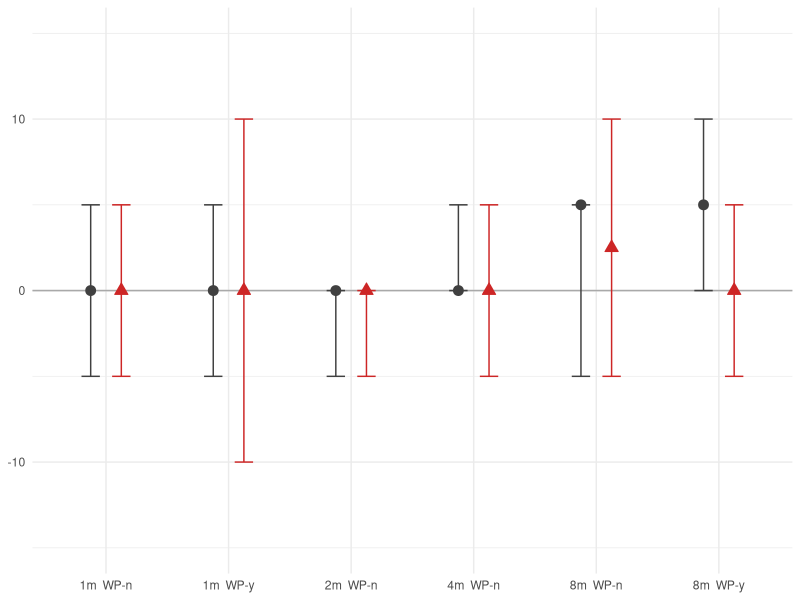
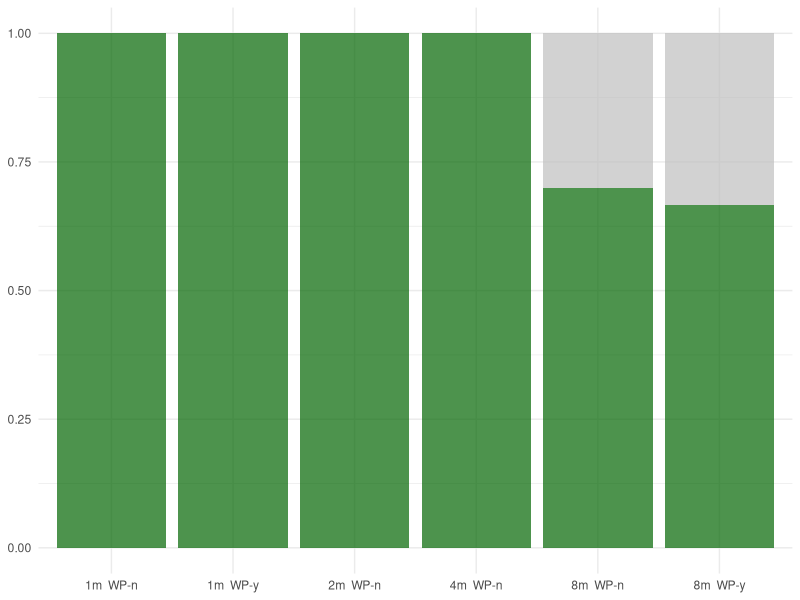
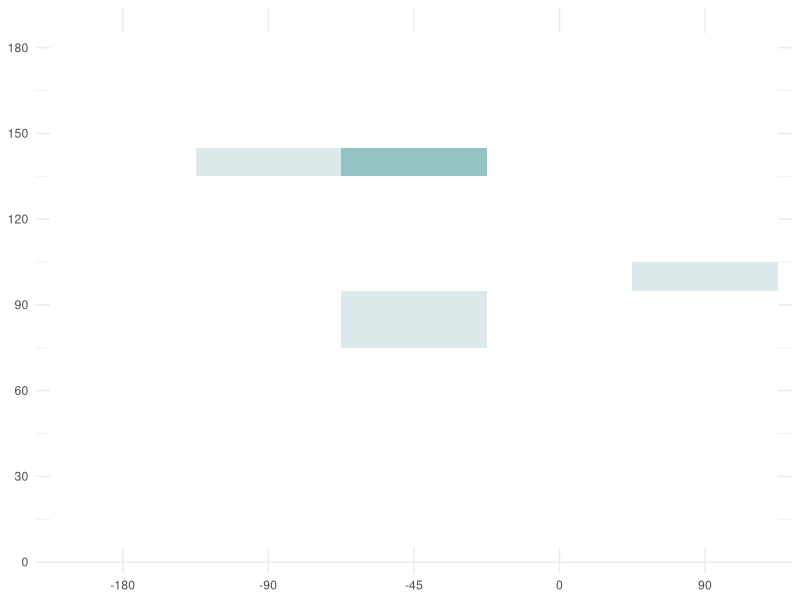
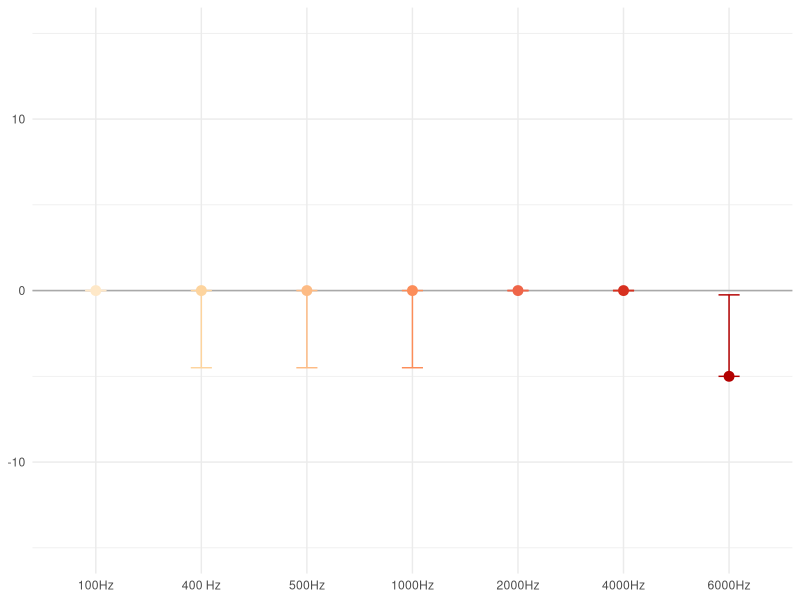
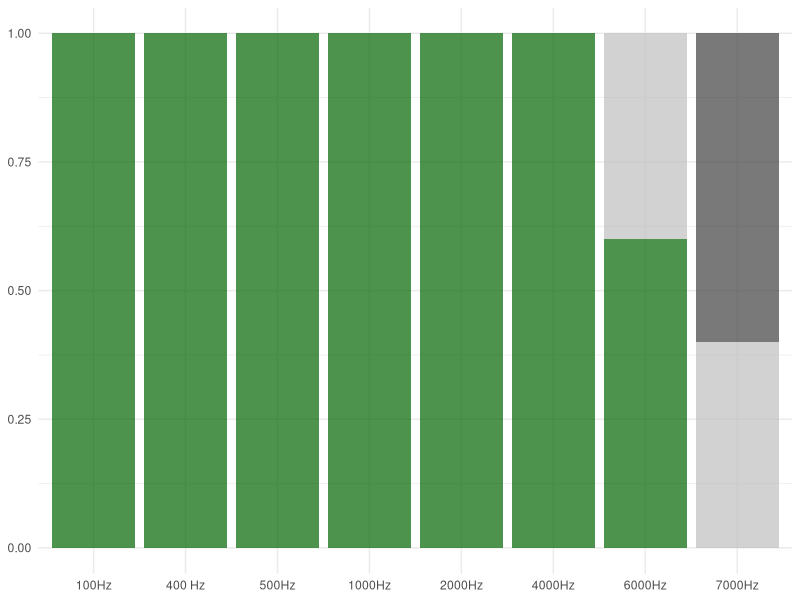
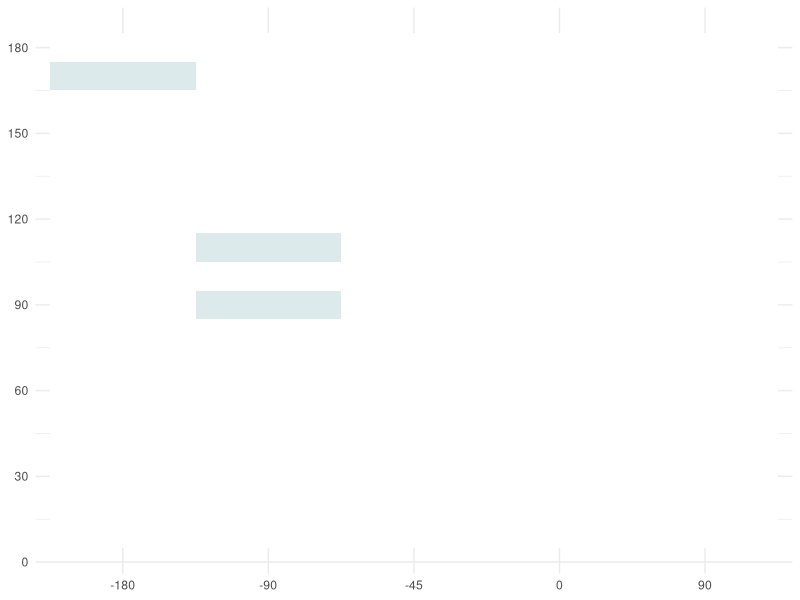
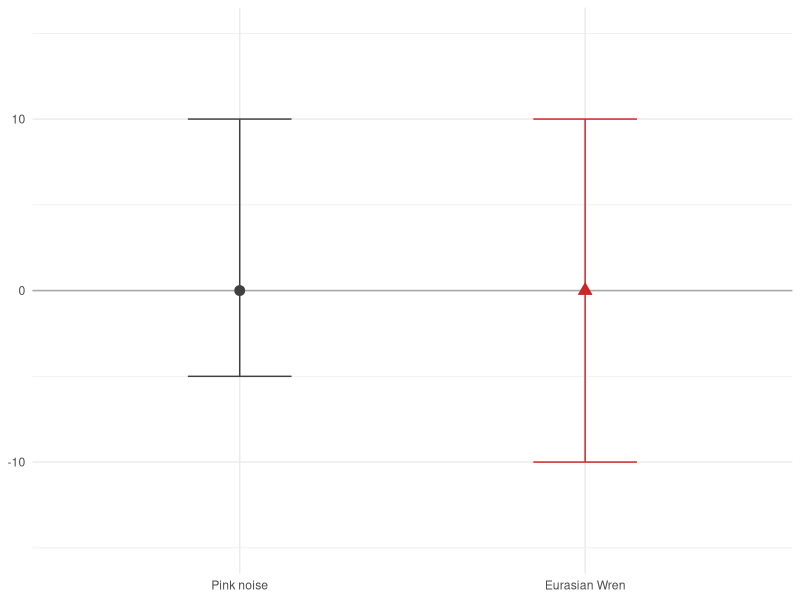
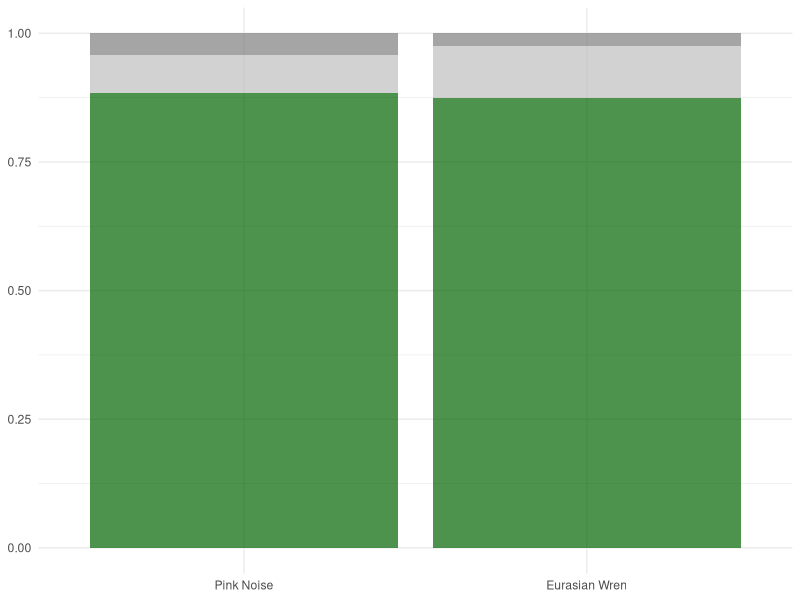

The R script that drew these images, in order:
########################################################################### .
# Scripts for Analysing the Localisation Accuracy 
#
# Starting from scratch - go to the retired code if you want to generate the old figures
#
# Becky Heath
# rh862@cam.ac.uk
#
# May 2023

##### Load Packages and set working directory #####

library(ggplot2)
library(dplyr)
library(tidyr)
library(RColorBrewer)
library(gridExtra)

setwd(dirname(rstudioapi::getActiveDocumentContext()$path))


##### Set Functions #####
compute_min_max <- function(y) {
  return(c(ymin = min(y), ymax = max(y), y = median(y)))
}




###### Load in Data ########

# Load in true values: 
# Ignore this one for now, will need to experiment with detections, may need to relable
#data <- read.csv("Data/CompleteLabLocalisation/AllTests_LocalisationData_ALLDETECTIONSTESTS.csv")

# Just use this:
dataRaw <- read.csv("Data/CompleteLabLocalisation/AllTestsJustTrueValues-newCategorisation.csv")

# New Categorisations:
# s = sweep 
# y = detection 
# m = missed (s-m = missed sweep)
# a = aliased 
# d = double (indistinguishable top)
# e = extra (first test had an extra test)

# Map to example azimuths

map_values <- c(-180, -90, -45, 0, 90)
names(map_values) <- c(30, 120, 165, -150, -60)

dataO <- dataRaw
dataRaw$True.azimuth <- map_values[as.character(dataRaw$True.azimuth)]


### Distance Tests ####


# get rid of freq-deps and Lab data for now:
data <- dataRaw[dataRaw$Trial != "freq-dep",]
data <- data[data$Trial != "Lab", ]




# Create Coarse Labels
data <- data %>%
  mutate(Trial = case_when(
     Trial == "field" ~ "Field",
#    trial == "IndoorPre" ~ "Lab",
     Trial == "lab-pre" ~ "Lab",
    TRUE ~ Trial  # Keep the original value if no condition matches
  ))

# Collate label
data <- data %>%
  mutate(label = paste0(distance.m, "m ", " WP-", WP.))

data$error <- as.numeric(data$error)

dataStore <- data

# get rid of the situations where a signal was not localised: 
data <- data[!is.na(data$error), ]


# Precision Plots

# subset to just y and y-d
data <- data[data$localised. %in% c("y", "y-d"), ]

ED<- ggplot(data = data, aes(x = label, y = error)) +
  #annotate('rect', ymin = -18, ymax = 18, xmin= -Inf, xmax = Inf, fill = "lightgray", alpha = 0.3)+
  geom_hline(yintercept = 0, color = "darkgray") +
  #geom_jitter(aes(shape = Test.tone), position = position_jitterdodge(0.2)  ,fill = "gray", color = "gray", size = 2, alpha = 0.5) +
  stat_summary(aes(color = Test.tone, shape = Test.tone, fill = Test.tone), fun = "median", geom = "point", size = 3, position = position_dodge(width = 0.5)) +
  stat_summary(aes(color = Test.tone), fun.data = compute_min_max, geom = "errorbar", width = 0.3, position = position_dodge(width = 0.5)) +
  labs(x = "Group", y = "Angle Error") +
  scale_color_manual(values = c("grey25", "firebrick3")) +
  scale_shape_manual(values = c(21, 24)) +
  scale_fill_manual(values = c("grey25", "firebrick3")) +
  theme_minimal() +
  ylim(-15, 15) +
  theme(legend.position = "none") +
  theme(axis.title.x = element_blank(), axis.title.y = element_blank())

ED

ggsave(filename = "Figures/NewLocalisationTests/DistanceTests-NL-Summary.png", plot = last_plot(), width = 6, height = 4, dpi = 300)


## Recall Plots 

data <- dataStore


# Set Groupings 
data$localised.[data$localised. == "y-d"] <- "y"
data$localised.[data$localised. == "d"] <- "a"
data$localised.[data$localised. == "e"] <- "y"

# Get rid of the sweeps for now
data <- data[data$localised. != "s", ]
data <- data[data$localised. != "s-m", ]

# Define the possible localisation? descriptors
possible_labels <- c("y", "a", "m")


# Calculate the count and proportion of each label within each group
proportions <- data %>%
  group_by(label, localised.) %>%
  summarise(count = n()) %>%
  ungroup() %>%
  complete(label, localised. = possible_labels, fill = list(count = 0)) %>%
  group_by(label) %>%
  mutate(proportion = count / sum(count))

# Fill up missing variables: 
proportions <- proportions %>%
  group_by(label) %>%
  mutate(label = ifelse(is.na(label), max(label, na.rm = TRUE), label)) %>%
  ungroup()


setOrder <- c("y", "a", "m")
proportions$localised. <- factor(proportions$localised., levels = setOrder)



# Set the order as before
setOrder <- c("1m  WP-n","1m  WP-y","2m  WP-n","4m  WP-n","8m  WP-n","8m  WP-y")
proportions$label <- factor(proportions$label, levels = setOrder)


# Plot results! 
RD <- ggplot(data = proportions, aes(x=label, y= proportion, fill = localised.))+
  geom_col(alpha = 0.7, position = position_stack(reverse=TRUE))+
  scale_fill_manual(values = c("darkgreen","grey", "grey25"),
                    name = " ",
                    labels = c("Detected", "Non Primary", "Missed"))+
  labs(x= "", y = "Proportion") +
  theme_minimal()+
  theme(legend.position = "none") +
  theme(axis.title.x = element_blank(), axis.title.y = element_blank())
RD

ggsave(filename = "Figures/NewLocalisationTests/DistanceRecall-NL-Summary.png", plot = last_plot(), width = 6, height = 4, dpi = 300)


# Heatmaps

# Full Grid: 
all_groups <- c(-180, -90, -45, 0, 90)
all_bins <- 1:18

complete_grid <- expand.grid(True.Azimuth = all_groups, Aliaised.Bins = all_bins)


data <- data[data$localised. == "a", ]

# Put into Bins
data$Aliaized.Bins <- cut(data$Aliaized.Error, breaks = seq(0, 180, 10), include.lowest = TRUE, labels = FALSE)

# Create a table of counts for heatmap
heatmap_data <- as.data.frame(table(data$True.azimuth, data$Aliaized.Bins))

colnames(heatmap_data) <- c("True.Azimuth", "Aliaised.Bins", "Count")

# Join the dataframes
heatmap_data$True.Azimuth <- as.numeric(as.character(heatmap_data$True.Azimuth))
heatmap_data$Aliaised.Bins <- as.numeric(as.character(heatmap_data$Aliaised.Bins))

heatmap_data <- complete_grid %>%
  left_join(heatmap_data, by = c("True.Azimuth", "Aliaised.Bins")) %>%
  replace_na(list(Count = 0))

heatmap_data$True.Azimuth <- as.factor(heatmap_data$True.Azimuth)

heatmap_data$Aliaised.Bins <- heatmap_data$Aliaised.Bins *10

# Plot the heatmap
AD <- ggplot(heatmap_data, aes(x = True.Azimuth, y = Aliaised.Bins, fill = Count)) +
  geom_tile() +
  scale_fill_gradient(low = "white", high = "turquoise4", limits = c(0,6)) + 
  labs(y = "Aliaized Azimuth", x = "True Azimuth", fill = "Count") +
  theme_minimal() +
  theme(legend.position = "none") +
  scale_y_continuous(breaks = c(0, 30, 60, 90, 120, 150, 180))+
  theme(axis.title.x = element_blank(), axis.title.y = element_blank())

AD




### Frequency-dependent trials: ####

data <- dataRaw[dataRaw$Trial == "freq-dep",]
data$Test.tone <- as.factor(data$Test.tone)
data <- data[!(data$Test.tone %in% c("wren", "pink")), ]


setOrder <- c("100", "400", "500", "1000","2000", "4000", "6000", "7000")
data$Test.tone <- factor(data$Test.tone, levels = setOrder)

dataStore <- data

data$error <- as.numeric(data$error)
data$Aliaized.Azimuth <- as.numeric(data$Aliaized.Azimuth)

# subset to just y and y-d
data <- data[data$localised. %in% c("y", "y-d"), ]

data$Test.tone <- droplevels(data$Test.tone)

# Set up colour map
colour <- brewer.pal(9, "OrRd")
colour_map <- setNames(colour[c(2,3,4,5,6,7,8,9)], levels(data$Test.tone))

EF <- ggplot(data = data, aes(x = Test.tone, y = error)) +
  #annotate('rect', ymin = -18, ymax = 18, xmin= -Inf, xmax = Inf, fill = "lightgray", alpha = 0.15)+
  geom_hline(yintercept = 0, color = "darkgray") +
  #geom_jitter(aes(shape = Test.tone), position = position_jitterdodge(0.2)  ,fill = "gray", color = "gray", size = 2, alpha = 0.5) +
  scale_color_manual(values=colour_map)+
  stat_summary(aes(color = Test.tone, fill = Test.tone), fun = "median", geom = "point", size = 3) +
  stat_summary(aes(color = Test.tone), fun.data = "median_hilow", geom = "errorbar", width = 0.2) +
  labs(x = "Group", y = "Angle Difference") +
  theme_minimal() +
  ylim(-15, 15) +
  theme(legend.position = "none") +
  scale_x_discrete(labels=c("100" = "100Hz", "400" = "400 Hz", "500" = "500Hz", "1000" = "1000Hz", "2000" = "2000Hz", "4000"= "4000Hz", "6000" = "6000Hz"))+
  theme(axis.title.x = element_blank(), axis.title.y = element_blank())

EF


ggsave(filename = "Figures/NewLocalisationTests/FrequencyTests-NL-Summary.png", plot = last_plot(), width = 6, height = 4, dpi = 300)


# Recall Chart: 

data <- dataStore

data$localised.[data$localised. == "y-d"] <- "y"
data$localised.[data$localised. == "d"] <- "a"

# Get rid of the sweeps for now
data <- data[data$localised. != "s", ]
data <- data[data$localised. != "s-m", ]

# Define the possible localisation? descriptors
possible_labels <- c("y", "a", "m")


# Calculate the count and proportion of each label within each group
proportions <- data %>%
  group_by(Test.tone, localised.) %>%
  summarise(count = n()) %>%
  ungroup() %>%
  complete(Test.tone, localised. = possible_labels, fill = list(count = 0)) %>%
  group_by(Test.tone) %>%
  mutate(proportion = count / sum(count))

setOrder <- c("y", "a", "m")
proportions$localised. <- factor(proportions$localised., levels = setOrder)

# Plot results! 
RF <- ggplot(data = proportions, aes(x=Test.tone, y= proportion, fill = localised.))+
  geom_col(alpha = 0.7, position = position_stack(reverse=TRUE))+
  scale_fill_manual(values = c("darkgreen","grey", "grey25"),
                    name = " ",
                    labels = c("Detected","Non Primary", "Missed"))+
  labs(x = "Frequency (Hz) or Test Tone", y = "Proportion") +
  theme_minimal()+
  theme(axis.title.x = element_blank(), axis.title.y = element_blank())+
  theme(legend.position = "none", ) +
  scale_x_discrete(labels=c("100" = "100Hz", "400" = "400 Hz", "500" = "500Hz", "1000" = "1000Hz", "2000" = "2000Hz", "4000"= "4000Hz", "6000" = "6000Hz", "7000" = "7000Hz"))

RF


ggsave(filename = "Figures/NewLocalisationTests/FrequencyRecall-NL-Summary(noLegend).png", plot = last_plot(), width = 6, height = 4, dpi = 300)


# Heatmap: 

# Full Grid: 
all_groups <- c(-180, -90, -45, 0, 90)
all_bins <- 1:18

complete_grid <- expand.grid(True.Azimuth = all_groups, Aliaised.Bins = all_bins)


data <- data[data$localised. == "a", ]

# Put into Bins
data$Aliaized.Bins <- cut(data$Aliaized.Error, breaks = seq(0, 180, 10), include.lowest = TRUE, labels = FALSE)

# Create a table of counts for heatmap
heatmap_data <- as.data.frame(table(data$True.azimuth, data$Aliaized.Bins))

colnames(heatmap_data) <- c("True.Azimuth", "Aliaised.Bins", "Count")

# Join the dataframes
heatmap_data$True.Azimuth <- as.numeric(as.character(heatmap_data$True.Azimuth))
heatmap_data$Aliaised.Bins <- as.numeric(as.character(heatmap_data$Aliaised.Bins))

heatmap_data <- complete_grid %>%
  left_join(heatmap_data, by = c("True.Azimuth", "Aliaised.Bins")) %>%
  replace_na(list(Count = 0))

heatmap_data$True.Azimuth <- as.factor(heatmap_data$True.Azimuth)

heatmap_data$Aliaised.Bins <- heatmap_data$Aliaised.Bins *10

# Plot the heatmap
AF <- ggplot(heatmap_data, aes(x = True.Azimuth, y = Aliaised.Bins, fill = Count)) +
  geom_tile() +
  scale_fill_gradient(low = "white", high = "turquoise4", limits = c(0,6)) + 
  labs(y = "Aliaized Azimuth", x = "True Azimuth", fill = "Count") +
  theme_minimal() +
  theme(legend.position = "none") +
  scale_y_continuous(breaks = c(0, 30, 60, 90, 120, 150, 180))+
  theme(axis.title.x = element_blank(), axis.title.y = element_blank())

AF


# Tone type


# Precision 

data <- dataRaw[dataRaw$Test.tone %in% c("wren", "pink"),]

data$error <- as.numeric(data$error)

ET <- ggplot(data = data, aes(x = Test.tone, y = error)) +
  #annotate('rect', ymin = -18, ymax = 18, xmin= -Inf, xmax = Inf, fill = "lightgray", alpha = 0.3)+
  geom_hline(yintercept = 0, color = "darkgray") +
  #geom_jitter(aes(shape = Test.tone), position = position_jitterdodge(0.2)  ,fill = "gray", color = "gray", size = 2, alpha = 0.5) +
  stat_summary(aes(color = Test.tone, shape = Test.tone, fill = Test.tone), fun = "median", geom = "point", size = 3, position = position_dodge(width = 0.5)) +
  stat_summary(aes(color = Test.tone), fun.data = compute_min_max, geom = "errorbar", width = 0.3, position = position_dodge(width = 0.5)) +
  labs(x = "Group", y = "Angle Error") +
  scale_color_manual(values = c("grey25", "firebrick3")) +
  scale_shape_manual(values = c(21, 24)) +
  scale_fill_manual(values = c("grey25", "firebrick3")) +
  theme_minimal() +
  ylim(-15, 15) +
  theme(legend.position = "none") +
  scale_x_discrete(labels=c("pink" = "Pink noise", "wren" = "Eurasian Wren"))+
  theme(axis.title.x = element_blank(), axis.title.y = element_blank())

ET 

# Test for difference? 
y <- data[data$Test.tone == "wren", ]$error
n <- data[data$Test.tone == "pink", ]$error

result <- wilcox.test(y, n)
print(result)

# Recall 

data$localised.[data$localised. == "y-d"] <- "y"
data$localised.[data$localised. == "d"] <- "a"

# Get rid of the sweeps for now
data <- data[data$localised. != "s", ]
data <- data[data$localised. != "s-m", ]

# Define the possible localisation? descriptors
possible_labels <- c("y", "a", "m")


# Calculate the count and proportion of each label within each group
proportions <- data %>%
  group_by(Test.tone, localised.) %>%
  summarise(count = n()) %>%
  ungroup() %>%
  complete(Test.tone, localised. = possible_labels, fill = list(count = 0)) %>%
  group_by(Test.tone) %>%
  mutate(proportion = count / sum(count))

setOrder <- c("y", "a", "m")
proportions$localised. <- factor(proportions$localised., levels = setOrder)

# Plot results! 
RT <- ggplot(data = proportions, aes(x=Test.tone, y= proportion, fill = localised.))+
  geom_col(alpha = 0.7, position = position_stack(reverse=TRUE))+
  scale_fill_manual(values = c("darkgreen","grey", "grey25"),
                    name = " ",
                    labels = c("Detected","Non Primary", "Missed"))+
  labs(x = "Frequency (Hz) or Test Tone", y = "Proportion") +
  theme_minimal()+
  theme(axis.title.x = element_blank(), axis.title.y = element_blank())+
  theme(legend.position = "none", ) +
  scale_x_discrete(labels=c("pink" = "Pink Noise", "wren" = "Eurasian Wren"))

RT

# Aliaising 

# Full Grid: 
all_groups <- c(-180, -90, -45, 0, 90)
all_bins <- 1:18

complete_grid <- expand.grid(True.Azimuth = all_groups, Aliaised.Bins = all_bins)

data <- dataRaw
data <- data[data$localised. == "a", ]

# Put into Bins
data$Aliaized.Bins <- cut(data$Aliaized.Error, breaks = seq(0, 180, 10), include.lowest = TRUE, labels = FALSE)

# Create a table of counts for heatmap
heatmap_data <- as.data.frame(table(data$True.azimuth, data$Aliaized.Bins))

colnames(heatmap_data) <- c("True.Azimuth", "Aliaised.Bins", "Count")

# Join the dataframes
heatmap_data$True.Azimuth <- as.numeric(as.character(heatmap_data$True.Azimuth))
heatmap_data$Aliaised.Bins <- as.numeric(as.character(heatmap_data$Aliaised.Bins))

heatmap_data <- complete_grid %>%
  left_join(heatmap_data, by = c("True.Azimuth", "Aliaised.Bins")) %>%
  replace_na(list(Count = 0))

heatmap_data$True.Azimuth <- as.factor(heatmap_data$True.Azimuth)

heatmap_data$Aliaised.Bins <- heatmap_data$Aliaised.Bins *10

# Plot the heatmap
A <- ggplot(heatmap_data, aes(x = True.Azimuth, y = Aliaised.Bins, fill = Count)) +
  geom_tile() +
  scale_fill_gradient(low = "white", high = "turquoise4") + 
  labs(y = "Aliaized Azimuth", x = "True Azimuth", fill = "Count", limits = c(0,6)) +
  theme_minimal() +
  theme(legend.position = "none") +
  scale_y_continuous(breaks = c(0, 30, 60, 90, 120, 150, 180))+
  theme(axis.title.x = element_blank(), axis.title.y = element_blank())

A





# Weatherproofing 
data <- dataRaw

data$error <- as.numeric(data$error)
data$WP. <- as.factor(data$WP.)

levels(data$WP.)

EWP <- ggplot(data = data, aes(x = WP., y = error)) +
  #annotate('rect', ymin = -18, ymax = 18, xmin= -Inf, xmax = Inf, fill = "lightgray", alpha = 0.3)+
  geom_hline(yintercept = 0, color = "darkgray") +
  #geom_jitter(aes(shape = Test.tone), position = position_jitterdodge(0.2)  ,fill = "gray", color = "gray", size = 2, alpha = 0.5) +
  stat_summary(aes(color = WP., shape = WP., fill = WP.), fun = "median", geom = "point", size = 3, position = position_dodge(width = 0.5)) +
  stat_summary(aes(color = WP.), fun.data = compute_min_max, geom = "errorbar", width = 0.3, position = position_dodge(width = 0.5)) +
  labs(x = "Group", y = "Angle Error") +
  scale_color_manual(values = c("#09BA4F", "#0963BA")) +
  scale_shape_manual(values = c(22, 23)) +
  scale_fill_manual(values = c("#09BA4F", "#0963BA")) +
  theme_minimal() +
  ylim(-15, 15) +
  theme(legend.position = "none", ) +
  theme(axis.title.x = element_blank())+
  scale_x_discrete(labels=c("n" = "No WP", "y" = "WP"))+
  theme(axis.title.x = element_blank(), axis.title.y = element_blank())

EWP

# Test for difference? 
y <- data[data$WP. == "y", ]$error
n <- data[data$WP. == "n", ]$error

result <- wilcox.test(y, n)
print(result)


# Recall 

data$localised.[data$localised. == "y-d"] <- "y"
data$localised.[data$localised. == "d"] <- "a"

# Get rid of the sweeps for now
data <- data[data$localised. != "s", ]
data <- data[data$localised. != "s-m", ]

# Define the possible localisation? descriptors
possible_labels <- c("y", "a", "m")


# Calculate the count and proportion of each label within each group
proportions <- data %>%
  group_by(WP., localised.) %>%
  summarise(count = n()) %>%
  ungroup() %>%
  complete(WP., localised. = possible_labels, fill = list(count = 0)) %>%
  group_by(WP.) %>%
  mutate(proportion = count / sum(count))

setOrder <- c("y", "a", "m")
proportions$localised. <- factor(proportions$localised., levels = setOrder)


# Plot results! 
RWP <- ggplot(data = proportions, aes(x=WP., y= proportion, fill = localised.))+
  geom_col(alpha = 0.7, position = position_stack(reverse=TRUE))+
  scale_fill_manual(values = c("darkgreen","grey", "grey25"),
                    name = " ",
                    labels = c("Detected","Non Primary", "Missed"))+
  labs(x = "Frequency (Hz) or Test Tone", y = "Proportion") +
  theme_minimal()+
  theme(axis.title.x = element_blank(), axis.title.y = element_blank())+
  theme(legend.position = "none", ) +
  scale_x_discrete(labels=c("n" = "No WP", "y" = "WP"))

RWP


# COMBINE 

top_row <- arrangeGrob(ET, EWP, RT, RWP, A, ncol=5, widths=c(1,1,1,1,1))
middle_row <- arrangeGrob(ED, RD, AD, ncol=3, widths=c(2,2,1))
bottom_row <- arrangeGrob(EF, RF, AF, ncol=3, widths=c(2,2,1))


bigBoi <- grid.arrange(top_row, middle_row, bottom_row, nrow=3)

ggsave(filename = "Figures/NewLocalisationTests/ALL-TESTS.png", plot = bigBoi, width = 7.5, height = 8.3, dpi = 500)
